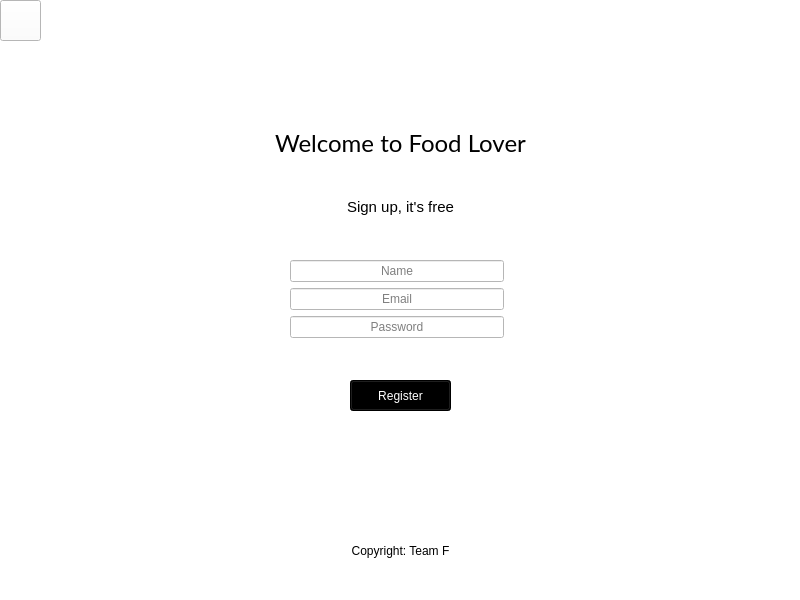
<?xml version="1.0" encoding="UTF-8"?>
<ui version="4.0">
 <class>MainWindow</class>
 <widget class="QMainWindow" name="MainWindow">
  <property name="geometry">
   <rect>
    <x>0</x>
    <y>0</y>
    <width>800</width>
    <height>600</height>
   </rect>
  </property>
  <property name="minimumSize">
   <size>
    <width>800</width>
    <height>600</height>
   </size>
  </property>
  <property name="maximumSize">
   <size>
    <width>800</width>
    <height>600</height>
   </size>
  </property>
  <property name="windowTitle">
   <string>MainWindow</string>
  </property>
  <property name="styleSheet">
   <string notr="true">color: black;
background-color: white;</string>
  </property>
  <widget class="QWidget" name="centralwidget">
   <widget class="QWidget" name="verticalLayoutWidget">
    <property name="geometry">
     <rect>
      <x>0</x>
      <y>50</y>
      <width>801</width>
      <height>186</height>
     </rect>
    </property>
    <layout class="QVBoxLayout" name="verticalLayout">
     <item>
      <widget class="QLabel" name="label">
       <property name="text">
        <string/>
       </property>
       <property name="textFormat">
        <enum>Qt::PlainText</enum>
       </property>
       <property name="pixmap">
        <pixmap>Images/food_lover.ico</pixmap>
       </property>
       <property name="scaledContents">
        <bool>false</bool>
       </property>
       <property name="alignment">
        <set>Qt::AlignCenter</set>
       </property>
       <property name="textInteractionFlags">
        <set>Qt::NoTextInteraction</set>
       </property>
      </widget>
     </item>
     <item>
      <widget class="QLabel" name="label_2">
       <property name="font">
        <font>
         <family>Lato</family>
         <pointsize>18</pointsize>
        </font>
       </property>
       <property name="text">
        <string>Welcome to Food Lover</string>
       </property>
       <property name="alignment">
        <set>Qt::AlignCenter</set>
       </property>
      </widget>
     </item>
     <item>
      <widget class="QLabel" name="label_3">
       <property name="font">
        <font>
         <pointsize>11</pointsize>
        </font>
       </property>
       <property name="text">
        <string>Sign up, it's free</string>
       </property>
       <property name="alignment">
        <set>Qt::AlignCenter</set>
       </property>
      </widget>
     </item>
    </layout>
   </widget>
   <widget class="QWidget" name="verticalLayoutWidget_2">
    <property name="geometry">
     <rect>
      <x>290</x>
      <y>260</y>
      <width>214</width>
      <height>121</height>
     </rect>
    </property>
    <layout class="QVBoxLayout" name="verticalLayout_2">
     <item>
      <widget class="QLineEdit" name="name_reg">
       <property name="alignment">
        <set>Qt::AlignCenter</set>
       </property>
       <property name="placeholderText">
        <string>Name</string>
       </property>
      </widget>
     </item>
     <item>
      <widget class="QLineEdit" name="email_reg">
       <property name="text">
        <string/>
       </property>
       <property name="alignment">
        <set>Qt::AlignCenter</set>
       </property>
       <property name="placeholderText">
        <string>Email</string>
       </property>
      </widget>
     </item>
     <item>
      <widget class="QLineEdit" name="pw_reg">
       <property name="alignment">
        <set>Qt::AlignCenter</set>
       </property>
       <property name="placeholderText">
        <string>Password</string>
       </property>
      </widget>
     </item>
     <item>
      <widget class="QLabel" name="reg_error">
       <property name="font">
        <font>
         <pointsize>10</pointsize>
        </font>
       </property>
       <property name="styleSheet">
        <string notr="true">color: rgb(255, 96, 96);</string>
       </property>
       <property name="text">
        <string/>
       </property>
       <property name="alignment">
        <set>Qt::AlignCenter</set>
       </property>
      </widget>
     </item>
    </layout>
   </widget>
   <widget class="QPushButton" name="reg_btn">
    <property name="geometry">
     <rect>
      <x>350</x>
      <y>380</y>
      <width>101</width>
      <height>31</height>
     </rect>
    </property>
    <property name="styleSheet">
     <string notr="true">color: white;
background-color: black;</string>
    </property>
    <property name="text">
     <string>Register</string>
    </property>
   </widget>
   <widget class="QPushButton" name="back_btn">
    <property name="geometry">
     <rect>
      <x>0</x>
      <y>0</y>
      <width>41</width>
      <height>41</height>
     </rect>
    </property>
    <property name="text">
     <string/>
    </property>
    <property name="icon">
     <iconset>
      <normaloff>Images/arrow.png</normaloff>Images/arrow.png</iconset>
    </property>
    <property name="iconSize">
     <size>
      <width>30</width>
      <height>30</height>
     </size>
    </property>
   </widget>
   <widget class="QWidget" name="verticalLayoutWidget_3">
    <property name="geometry">
     <rect>
      <x>0</x>
      <y>540</y>
      <width>801</width>
      <height>21</height>
     </rect>
    </property>
    <layout class="QVBoxLayout" name="verticalLayout_3">
     <item>
      <widget class="QLabel" name="label_4">
       <property name="text">
        <string>Copyright: Team F</string>
       </property>
       <property name="alignment">
        <set>Qt::AlignCenter</set>
       </property>
      </widget>
     </item>
    </layout>
   </widget>
  </widget>
 </widget>
 <resources/>
 <connections/>
</ui>
